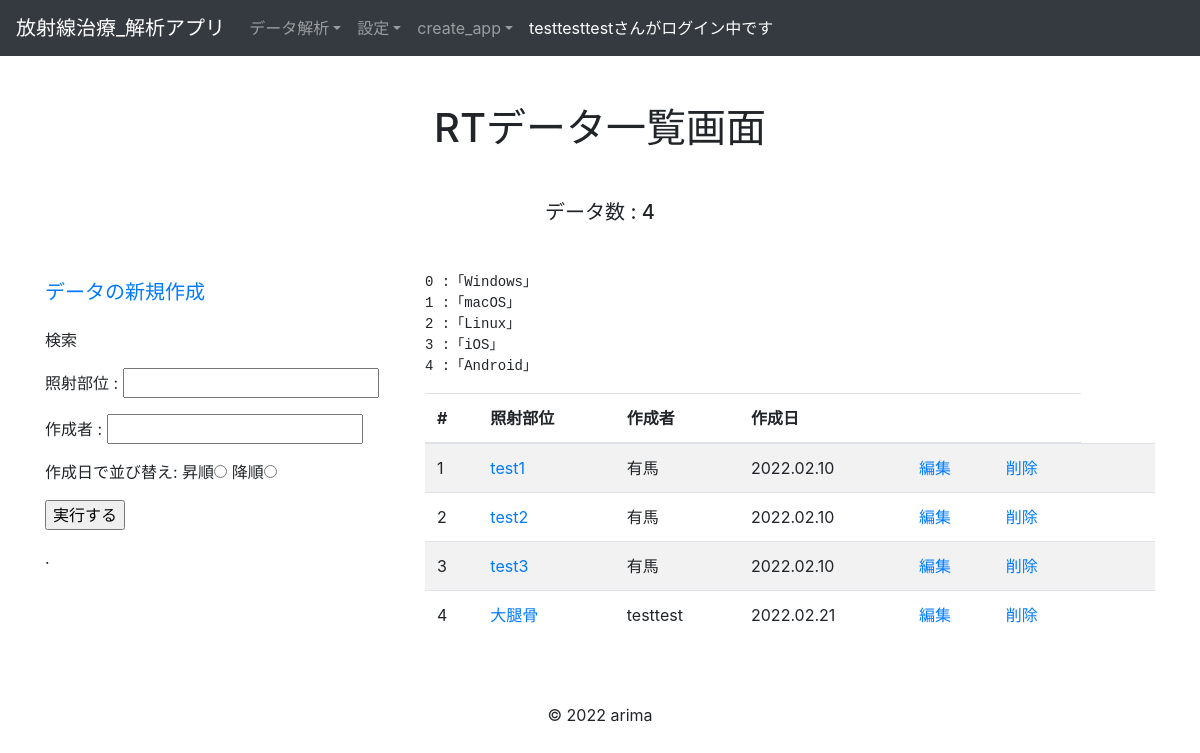
Screenshot of /analytics/list_rtdatas/ (signed in) with the database file from the repository.
### accounts/models.py (models this page shows, shortened)
class Users(AbstractBaseUser, PermissionsMixin):
    username = models.CharField(max_length=150)
    company = models.CharField(max_length=150)
    email = models.EmailField(max_length=255, unique=True)
    is_active = models.BooleanField(default=True)
    is_staff = models.BooleanField(default=False)
    USERNAME_FIELD = 'email'
    REQUIRED_FIELDS = ['username']
    objects = UserManager()
    def __str__(self):
        return self.username

### analytics/models.py (models this page shows, shortened)
class BaseModel(models.Model):
    create_at = models.DateTimeField()
    update_at = models.DateTimeField()
    class Meta:
        abstract = True #Tableとして作成されないようにする

class Rtdatas(BaseModel):
    region = models.CharField(max_length=10)
    user = models.ForeignKey(
        'accounts.Users', on_delete=models.CASCADE
    )
    objects = RtdatasManager()
    class Meta:
        db_table = 'rtdata'
        verbose_name_plural = 'RTデータ'
    def get_absolute_url(self):
        return reverse_lazy('analytics:detail_rtdata', kwargs={'pk': self.pk})

### analytics/views.py (the view, shortened to what this page needs)
# urls.py: path('list_rtdatas/', RtdataListView.as_view(), name='list_rtdatas'),
class RtdataListView(LoginRequiredMixin, ListView):
    model = Rtdatas
    template_name = 'analytics/list_rtdatas.html'
    def get_queryset(self):
        query = super().get_queryset()
        region = self.request.GET.get('region', None)
        author = self.request.GET.get('author', None)
        if region:
            query = query.filter(
                region=region
            )
        order_by_create_at = self.request.GET.get('order_by_create_at', 0)
        if order_by_create_at == '1':
            query = query.order_by('create_at')
        elif order_by_create_at == '2':
            query = query.order_by('-create_at')
        return query
    def get_context_data(self, **kwargs):
        context = super().get_context_data(**kwargs)
        context['region'] = self.request.GET.get('region', '')
        context['author'] = self.request.GET.get('author', '')
        order_by_create_at = self.request.GET.get('order_by_create_at', 0)
        if order_by_create_at == '1':
            context['ascending'] = True
        elif order_by_create_at == '2':
            context['descending'] = True
        return context

### templates/analytics/list_rtdatas.html (shortened to what this page needs)
{% extends "base.html" %}
{% block content %}
<div class="container">
  <h1 class="text-center my-5">RTデータ一覧画面</h1>
  <h5 class="text-center my-5">データ数 : {{ object_list.count }}</h5>
  <div class="row justify-content-center">
    <div class="col-4">
      <p><a class="navbar-brand" href="{% url 'analytics:create_rtdata' %}">データの新規作成</a></p>
      <form method="get" action="{% url 'analytics:list_rtdatas'%}">
        <p>検索</p>
        <p>照射部位 : <input type="text" name="region" value="{{region}}"></p>
        <p>作成者 : <input type="text" name="author" value="{{author}}"></p>
        <p>作成日で並び替え:
          昇順<input type="radio" name="order_by_create_at" value="1" {% if ascending %}checked{% endif %}>
          降順<input type="radio" name="order_by_create_at" value="2" {% if descending %}checked{% endif %}>
        </p>
        <p><input type="submit" value="実行する"></p>
      </form>.
    </div>
    <div class="col-8">
      <div id="app">
        <pre>[[ data.map((value,key)=>key + ' :「' + value + '」').join('\n') ]]</pre>
      </div>
      <table class="table table-striped table-hover">
        <thead>
          <tr>
            <th>#</th>
            <th>照射部位</th>
            <th>作成者</th>
            <th>作成日</th>
            <th></th>
            <th></th>
          </tr>
        </thead>
        <tbody>
          {% for object in object_list %}
            <tr>
              <td>{{ forloop.counter }}</td>
              <td><a href="{{ object.get_absolute_url }}">{{ object.region }}</a></td>
              <td>{{ object.user }}</td>
              <td>{{ object.create_at|date:"Y.m.j"}}</td>
              {% if object.user.id == user.id %}
                <td><a href="{% url 'analytics:edit_rtdata' object.id %}">編集</a></td>
                <td><a href="{% url 'analytics:delete_rtdata' object.id %}">削除</a></td>
              {% else %}
                <td><a href="{% url 'analytics:edit_rtdata' object.id %}">編集</a></td>
                <td><a href="{% url 'analytics:delete_rtdata' object.id %}">削除</a></td>
                <td></td>
                <td></td>
              {% endif %}
            </tr>
          {% endfor %}
        </tbody>
      </table>
    </div>
  </div>
</div>
{% endblock %}

### templates/base.html (shortened to what this page needs)
<!DOCTYPE html>
<html>
  <head>
    <link
      rel="stylesheet"
      href="https://stackpath.bootstrapcdn.com/bootstrap/4.5.0/css/bootstrap.min.css"
    />
  </head>
  <body>
    <nav
      class="navbar navbar-expand-lg navbar-light bg-light navbar-dark bg-dark"
    >
      <a class="navbar-brand" href="{% url 'accounts:home'%}"
        >放射線治療_解析アプリ</a
      >
      <div class="collapse navbar-collapse" id="navbarNavDropdown">
        <ul class="navbar-nav">
          {% if user.is_authenticated %}
          <li class="nav-item dropdown">
            <a
              class="nav-link dropdown-toggle"
              id="navbarDropdownMenuLink"
              role="button"
              data-toggle="dropdown"
              aria-haspopup="true"
              aria-expanded="false"
              >データ解析</a
            >
          </li>
          {% endif %}
          <li class="nav-item dropdown">
            {% if user.is_authenticated %}
            <a
              class="nav-link dropdown-toggle"
              id="navbarDropdownMenuLink"
              role="button"
              data-toggle="dropdown"
              aria-haspopup="true"
              aria-expanded="false"
              >設定</a
            >
            {% endif %}
          </li>
          <li class="nav-item dropdown">
            <a
              class="nav-link dropdown-toggle"
              id="navbarDropdownMenuLink"
              role="button"
              data-toggle="dropdown"
              aria-haspopup="true"
              aria-expanded="false"
              >create_app</a
            >
          </li>
          <li class="nav-item active">
            {% if request.user.is_anonymous %}
            <a class="nav-link"
              >***** 未ログイン *****<span class="sr-only">(current)</span></a
            >
            {% else %}
            <a class="nav-link"
              >{{ request.user }}さんがログイン中です
              <span class="sr-only">(current)</span></a
            >
            {% endif %}
          </li>
        </ul>
      </div>
    </nav>
    {% block content %}{% endblock %} {% block javascript %}{% endblock %}
    <footer>
      <div class="container mt-5">
        <div class="row">
          <div class="mx-auto">
            <p>© 2022 arima</p>
          </div>
        </div>
      </div>
    </footer>
  </body>
</html>

### rows the page displays
Users: user "testtesttest"
Rtdatas: region "test1", user "有馬", create_at "2022.02.10", shows "編集"
Rtdatas: region "test2", user "有馬", create_at "2022.02.10", shows "編集"
Rtdatas: region "test3", user "有馬", create_at "2022.02.10", shows "編集"
Rtdatas: region "大腿骨", user "testtest", create_at "2022.02.21", shows "編集"

### other values shown
{{ object_list.count }} "4"
